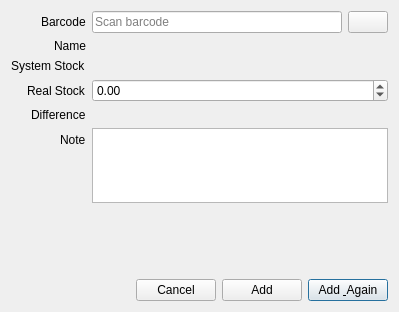
<?xml version="1.0" encoding="UTF-8"?>
<ui version="4.0">
 <class>CheckStockAddDialog</class>
 <widget class="QDialog" name="CheckStockAddDialog">
  <property name="geometry">
   <rect>
    <x>0</x>
    <y>0</y>
    <width>399</width>
    <height>312</height>
   </rect>
  </property>
  <property name="windowTitle">
   <string>Add Check Stock</string>
  </property>
  <layout class="QVBoxLayout" name="verticalLayout">
   <item>
    <layout class="QFormLayout" name="formLayout">
     <property name="labelAlignment">
      <set>Qt::AlignRight|Qt::AlignTrailing|Qt::AlignVCenter</set>
     </property>
     <item row="0" column="0">
      <widget class="QLabel" name="label">
       <property name="text">
        <string>Barcode</string>
       </property>
      </widget>
     </item>
     <item row="1" column="0">
      <widget class="QLabel" name="label_2">
       <property name="text">
        <string>Name</string>
       </property>
      </widget>
     </item>
     <item row="2" column="0">
      <widget class="QLabel" name="label_3">
       <property name="text">
        <string>System Stock</string>
       </property>
      </widget>
     </item>
     <item row="3" column="0">
      <widget class="QLabel" name="label_4">
       <property name="text">
        <string>Real Stock</string>
       </property>
      </widget>
     </item>
     <item row="4" column="0">
      <widget class="QLabel" name="label_5">
       <property name="text">
        <string>Difference</string>
       </property>
      </widget>
     </item>
     <item row="1" column="1">
      <widget class="QLabel" name="labelName">
       <property name="text">
        <string/>
       </property>
      </widget>
     </item>
     <item row="2" column="1">
      <widget class="QLabel" name="labelStock">
       <property name="text">
        <string/>
       </property>
      </widget>
     </item>
     <item row="4" column="1">
      <widget class="QLabel" name="labelDiff">
       <property name="text">
        <string/>
       </property>
      </widget>
     </item>
     <item row="3" column="1">
      <widget class="QDoubleSpinBox" name="doubleStock">
       <property name="minimum">
        <double>-1000000.000000000000000</double>
       </property>
       <property name="maximum">
        <double>1000000.000000000000000</double>
       </property>
      </widget>
     </item>
     <item row="5" column="0">
      <widget class="QLabel" name="label_6">
       <property name="text">
        <string>Note</string>
       </property>
      </widget>
     </item>
     <item row="5" column="1">
      <widget class="QPlainTextEdit" name="plainNote">
       <property name="maximumSize">
        <size>
         <width>16777215</width>
         <height>75</height>
        </size>
       </property>
       <property name="tabChangesFocus">
        <bool>true</bool>
       </property>
      </widget>
     </item>
     <item row="0" column="1">
      <layout class="QHBoxLayout" name="horizontalLayout_2">
       <property name="bottomMargin">
        <number>0</number>
       </property>
       <item>
        <widget class="QLineEdit" name="lineBarcode">
         <property name="placeholderText">
          <string>Scan barcode</string>
         </property>
        </widget>
       </item>
       <item>
        <widget class="QPushButton" name="pushSearch">
         <property name="text">
          <string/>
         </property>
         <property name="icon">
          <iconset resource="../../sultan/sultan.qrc">
           <normaloff>:/images/16x16/blue-document-search-result.png</normaloff>:/images/16x16/blue-document-search-result.png</iconset>
         </property>
         <property name="autoDefault">
          <bool>false</bool>
         </property>
        </widget>
       </item>
      </layout>
     </item>
    </layout>
   </item>
   <item>
    <spacer name="verticalSpacer">
     <property name="orientation">
      <enum>Qt::Vertical</enum>
     </property>
     <property name="sizeHint" stdset="0">
      <size>
       <width>20</width>
       <height>40</height>
      </size>
     </property>
    </spacer>
   </item>
   <item>
    <layout class="QHBoxLayout" name="horizontalLayout">
     <item>
      <spacer name="horizontalSpacer">
       <property name="orientation">
        <enum>Qt::Horizontal</enum>
       </property>
       <property name="sizeHint" stdset="0">
        <size>
         <width>40</width>
         <height>20</height>
        </size>
       </property>
      </spacer>
     </item>
     <item>
      <widget class="QPushButton" name="pushCancel">
       <property name="text">
        <string>Cancel</string>
       </property>
       <property name="autoDefault">
        <bool>false</bool>
       </property>
      </widget>
     </item>
     <item>
      <widget class="QPushButton" name="pushAdd">
       <property name="text">
        <string>Add</string>
       </property>
      </widget>
     </item>
     <item>
      <widget class="QPushButton" name="pushAddAgain">
       <property name="text">
        <string>Add &amp; Again</string>
       </property>
       <property name="default">
        <bool>true</bool>
       </property>
      </widget>
     </item>
    </layout>
   </item>
  </layout>
 </widget>
 <tabstops>
  <tabstop>doubleStock</tabstop>
  <tabstop>plainNote</tabstop>
  <tabstop>pushAddAgain</tabstop>
  <tabstop>pushAdd</tabstop>
  <tabstop>pushCancel</tabstop>
 </tabstops>
 <resources>
  <include location="../../sultan/sultan.qrc"/>
 </resources>
 <connections>
  <connection>
   <sender>pushCancel</sender>
   <signal>clicked()</signal>
   <receiver>CheckStockAddDialog</receiver>
   <slot>close()</slot>
   <hints>
    <hint type="sourcelabel">
     <x>158</x>
     <y>222</y>
    </hint>
    <hint type="destinationlabel">
     <x>199</x>
     <y>122</y>
    </hint>
   </hints>
  </connection>
 </connections>
</ui>
